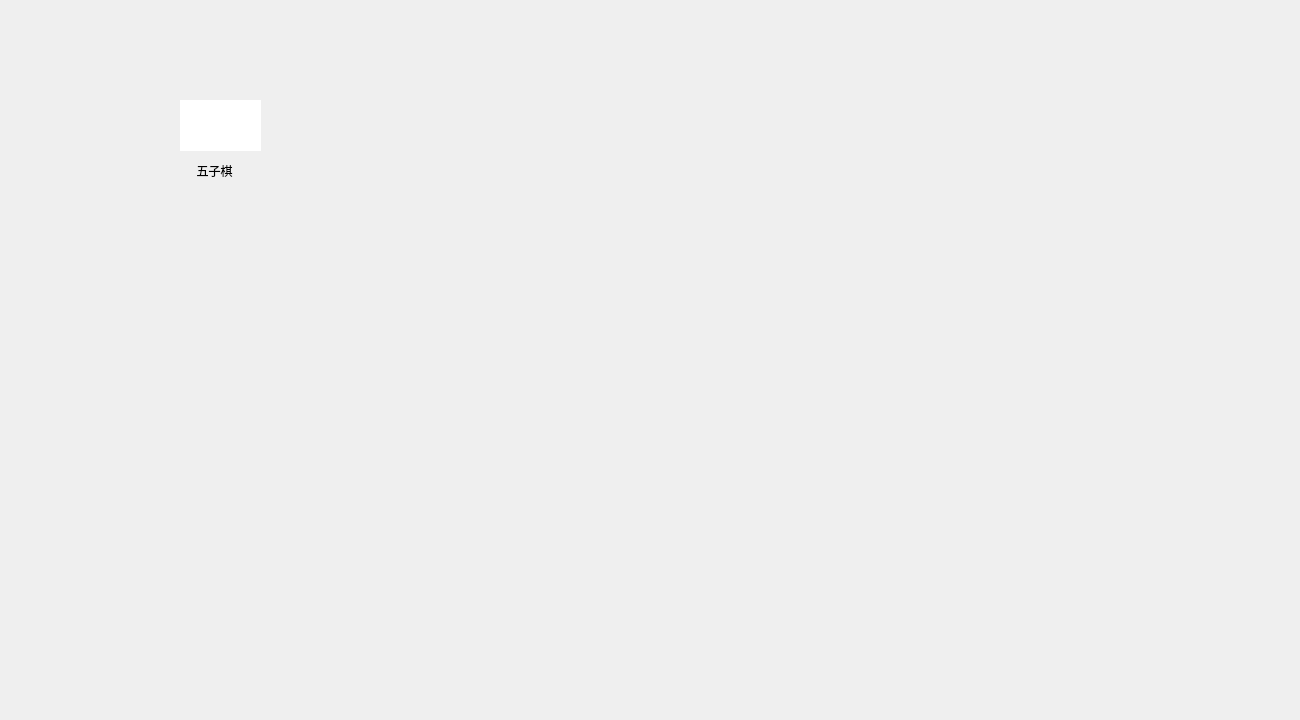
<?xml version="1.0" encoding="UTF-8"?>
<ui version="4.0">
 <class>MainDialog</class>
 <widget class="QDialog" name="MainDialog">
  <property name="geometry">
   <rect>
    <x>0</x>
    <y>0</y>
    <width>1300</width>
    <height>720</height>
   </rect>
  </property>
  <property name="minimumSize">
   <size>
    <width>1300</width>
    <height>720</height>
   </size>
  </property>
  <property name="maximumSize">
   <size>
    <width>1300</width>
    <height>720</height>
   </size>
  </property>
  <property name="windowTitle">
   <string>MainDialog</string>
  </property>
  <property name="windowIcon">
   <iconset resource="resource.qrc">
    <normaloff>:/tx/6.png</normaloff>:/tx/6.png</iconset>
  </property>
  <widget class="QLabel" name="lb_main">
   <property name="geometry">
    <rect>
     <x>0</x>
     <y>0</y>
     <width>1300</width>
     <height>720</height>
    </rect>
   </property>
   <property name="text">
    <string/>
   </property>
   <property name="pixmap">
    <pixmap resource="resource.qrc">:/images/GameHome.png</pixmap>
   </property>
   <property name="scaledContents">
    <bool>true</bool>
   </property>
  </widget>
  <widget class="QPushButton" name="pb_fivelnline">
   <property name="geometry">
    <rect>
     <x>70</x>
     <y>90</y>
     <width>111</width>
     <height>115</height>
    </rect>
   </property>
   <property name="text">
    <string/>
   </property>
   <property name="icon">
    <iconset resource="resource.qrc">
     <normaloff>:/chesscards/pc_weiqi.PNG</normaloff>:/chesscards/pc_weiqi.PNG</iconset>
   </property>
   <property name="iconSize">
    <size>
     <width>111</width>
     <height>120</height>
    </size>
   </property>
   <property name="default">
    <bool>false</bool>
   </property>
   <property name="flat">
    <bool>true</bool>
   </property>
  </widget>
  <widget class="QLabel" name="lb_fiveInLine">
   <property name="geometry">
    <rect>
     <x>190</x>
     <y>160</y>
     <width>71</width>
     <height>21</height>
    </rect>
   </property>
   <property name="text">
    <string>  五子棋</string>
   </property>
  </widget>
  <widget class="QLabel" name="label_2">
   <property name="geometry">
    <rect>
     <x>180</x>
     <y>100</y>
     <width>81</width>
     <height>51</height>
    </rect>
   </property>
   <property name="styleSheet">
    <string notr="true">background-color: rgb(255, 255, 255);</string>
   </property>
   <property name="text">
    <string/>
   </property>
  </widget>
 </widget>
 <resources>
  <include location="resource.qrc"/>
 </resources>
 <connections/>
</ui>
